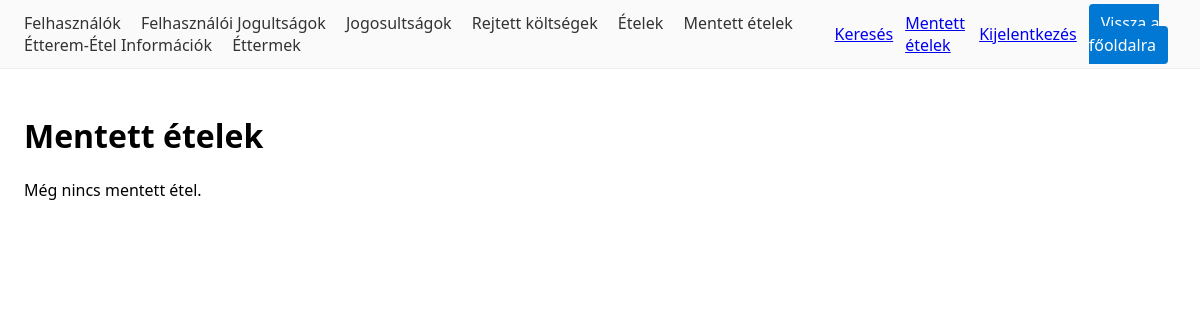
/mentett-etelek/ (signed in), run on an earlier commit of the app's database.
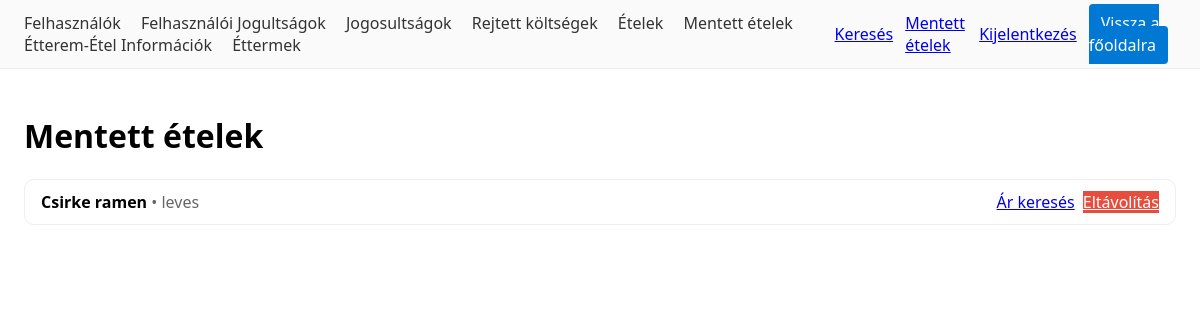
And on a later commit of the database.
### compare/models.py (models this page shows, shortened)
class Mentes(models.Model):
    felhasznalo = models.ForeignKey("users.Felhasznalo", on_delete=models.CASCADE, related_name="mentesek", verbose_name="Felhasználó")
    etel = models.ForeignKey("catalog.Etel", on_delete=models.CASCADE, related_name="mentesek", verbose_name="Étel")
    letrehozva = models.DateTimeField("Létrehozva", auto_now_add=True)
    class Meta:
        verbose_name="Mentés"; verbose_name_plural="Mentések"
        unique_together=("felhasznalo","etel")
        ordering=["-letrehozva"]

### catalog/models.py (models this page shows, shortened)
class Etel(models.Model):
    nev = models.CharField(max_length=150)
    leiras = models.TextField(blank=True)
    kategoria = models.CharField(max_length=50, blank=True)
    kep_url = models.URLField(blank=True)

### compare/views.py (the view)
# urls.py: path("mentett-etelek/", views.SavedFoodsView.as_view(), name="saved_foods"),
@method_decorator(login_required, name="dispatch")
class SavedFoodsView(ListView):
    template_name = "compare/saved_foods.html"
    context_object_name = "saved"
    def get_queryset(self):
        qs = Mentes.objects.select_related("etel")
        if self.request.user.is_staff:
            return qs.order_by("-letrehozva")
        return qs.filter(felhasznalo=self.request.user).order_by("-letrehozva")

### templates/compare/saved_foods.html
{% extends "_base.html" %}
{% block content %}
<h1>Mentett ételek</h1>
{% if saved %}
  <ul style="list-style:none; padding:0; display:flex; flex-direction:column; gap:.6rem;">
    {% for m in saved %}
      <li style="border:1px solid #eee; border-radius:10px; padding:.7rem 1rem; display:flex; justify-content:space-between; align-items:center;">
        <div>
          <b>{{ m.etel.nev }}</b>
          {% if m.etel.kategoria %}<span style="color:#666;"> • {{ m.etel.kategoria }}</span>{% endif %}
        </div>
        <div style="display:flex; gap:.5rem;">
          <a class="btn" href="{% url 'compare:offers_for_etel' m.etel.id %}">Ár keresés</a>
          <a class="btn" style="background:#e74c3c; color:#fff;" href="{% url 'compare:toggle_save' m.etel.id %}?next={% url 'compare:saved_foods' %}">Eltávolítás</a>
        </div>
      </li>
    {% endfor %}
  </ul>
{% else %}
  <p>Még nincs mentett étel.</p>
{% endif %}
{% endblock %}

What changed in the data, as far as the page shows it:
added Mentes: etel.nev "Csirke ramen", etel.kategoria "leves"
Also different on the page:
text no longer shown: "Még nincs mentett étel."
